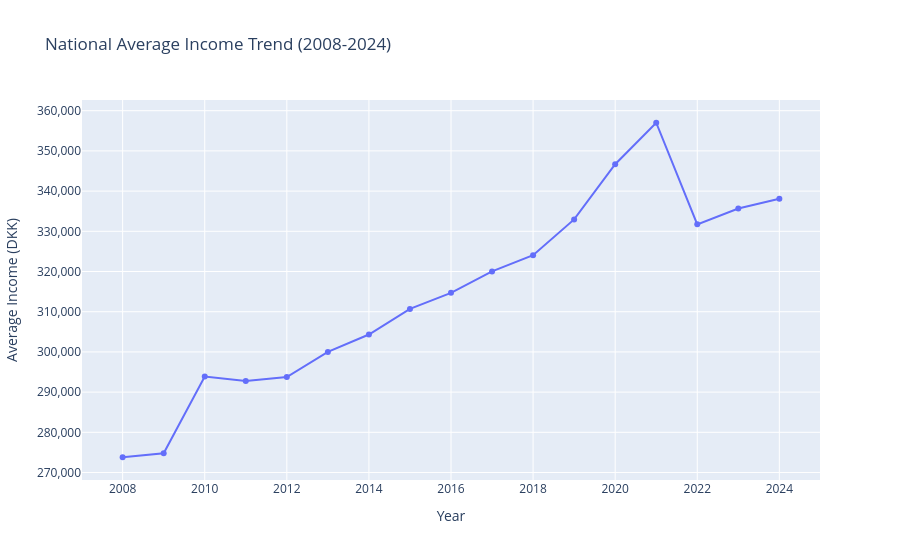

Notebook code for this chart:
### Markdown cell above
## 2. Basic stats

### Data Cleaning and Preprocessing
To create the interactive visualizations, we preprocessed the data as follows:
* **String Normalization:** We standardized municipality names across datasets by removing suffixes (e.g., "Kommune") and standardizing Danish characters (æ, ø, å) to ensure reliable merges.
* **Merging Data:** We merged the `HFUDD16` and `IFOR35` datasets using an inner join on the `Municipality` and `Year` columns.
* **Ratio Calculations:** For the ternary plot, we converted raw population counts into ratios (Employed, Unemployed, Enrolled) per municipality to accurately different regions.

*(Groupmates: Add your data cleaning steps for the company and education datasets here).*

### Exploratory Data Analysis
During this exploratory analysis, we plotted the national average income from 2008 to 2024. The data shows a steady, linear increase across the country, which scales as expected with national inflation and wage adjustments.

### Code cell
# Load your merged dataset
df = pd.read_csv('src/Part1/data/Part1_merged_dataset.csv')

# Display the first few rows and basic statistical summary
display(df.head())

# ---------------------------------------------------------
# Plotting the National Inflation Trend
# ---------------------------------------------------------
# Group by year and calculate the mean average income across ALL municipalities
# This creates our baseline "National Trend"
national_trend = df.groupby('Year')['Average Income'].mean().reset_index()

# Filter for the years 2008 to 2024 as mentioned in the text
national_trend = national_trend[(national_trend['Year'] >= 2008) & (national_trend['Year'] <= 2024)]

# Create the line chart
fig_trend = px.line(
    national_trend, 
    x='Year', 
    y='Average Income',
    title="National Average Income Trend (2008-2024)",
    labels={'Average Income': 'Average Income (DKK)', 'Year': 'Year'},
    markers=True
)

# Format the y-axis to include commas for easier reading of large numbers
fig_trend.update_layout(yaxis_tickformat=',')
fig_trend.show()

### Figure 1 — Plotly figure (JSON) as saved in the notebook; plotly's stock layout.template omitted (floating-point values rounded to 4 significant figures)
{"data": [{"hovertemplate": "Year=%{x}<br>Average Income (DKK)=%{y}<extra></extra>", "legendgroup": "", "line": {"color": "#636efa", "dash": "solid"}, "marker": {"symbol": "circle"}, "mode": "lines+markers", "name": "", "orientation": "v", "showlegend": false, "type": "scatter", "x": [2008, 2009, 2010, 2011, 2012, 2013, 2014, 2015, 2016, 2017, 2018, 2019, 2020, 2021, 2022, 2023, 2024], "xaxis": "x", "y": [273800.0, 274800.0, 293900.0, 292800.0, 293800.0, 300000.0, 304300.0, 310700.0, 314700.0, 320000.0, 324100.0, 333000.0, 346700.0, 357000.0, 331700.0, 335700.0, 338100.0], "yaxis": "y"}], "layout": {"legend": {"tracegroupgap": 0}, "title": {"text": "National Average Income Trend (2008-2024)"}, "xaxis": {"anchor": "y", "domain": [0, 1], "title": {"text": "Year"}}, "yaxis": {"anchor": "x", "domain": [0, 1], "tickformat": ",", "title": {"text": "Average Income (DKK)"}}}}
